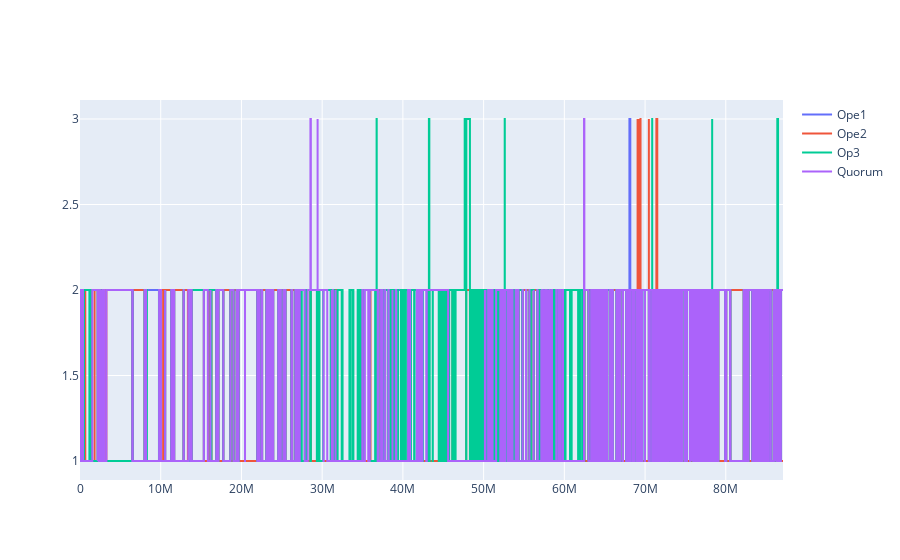

This figure's notebook cell:
### Code cell
fig = go.Figure()
fig.add_trace(go.Scatter(x=df['time'],
                         y=df['class1'], name="Ope1",
                    line_shape='hv'))
fig.add_trace(go.Scatter(x=df['time'],
                         y=df['class2'], name="Ope2",
                    line_shape='hv'))
fig.add_trace(go.Scatter(x=df['time'],
                         y=df['class3'], name="Op3",
                    line_shape='hv'))
fig.add_trace(go.Scatter(x=df['time'],
                         y=df['class'], name="Quorum",
                    line_shape='hv'))
fig.show()

### Figure 1 — Plotly figure (JSON) as saved in the notebook; plotly's stock layout.template omitted (floating-point values rounded to 4 significant figures; data arrays with more than 128 entries replaced by an {"elided": "..."} marker saying what was removed)
{"data": [{"line": {"shape": "hv"}, "name": "Ope1", "type": "scatter", "x": {"elided": "3512 int values"}, "y": {"elided": "3512 int values"}}, {"line": {"shape": "hv"}, "name": "Ope2", "type": "scatter", "x": {"elided": "3512 int values"}, "y": {"elided": "3512 int values"}}, {"line": {"shape": "hv"}, "name": "Op3", "type": "scatter", "x": {"elided": "3512 int values"}, "y": {"elided": "3512 int values"}}, {"line": {"shape": "hv"}, "name": "Quorum", "type": "scatter", "x": {"elided": "3512 int values"}, "y": {"elided": "3512 int values"}}], "layout": {}}
